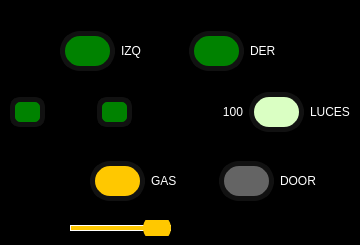
               <widget class="QFrame" name="frame_5">
                <property name="styleSheet">
                 <string notr="true">background-color:rgb(0,0,0);</string>
                </property>
                <property name="frameShape">
                 <enum>QFrame::StyledPanel</enum>
                </property>
                <property name="frameShadow">
                 <enum>QFrame::Raised</enum>
                </property>
                <widget class="QWidget" name="layoutWidget_2">
                 <property name="geometry">
                  <rect>
                   <x>60</x>
                   <y>30</y>
                   <width>251</width>
                   <height>42</height>
                  </rect>
                 </property>
                 <layout class="QHBoxLayout" name="horizontalLayout_12">
                  <item>
                   <widget class="QRadioButton" name="direcc_izq">
                    <property name="styleSheet">
                     <string notr="true">QRadioButton {
color: white;
font: 87 12pt &quot;Arial-Black&quot;;
}

QRadioButton::indicator {
width: 45px;
height: 	30px;
border-radius: 20px;
}

QRadioButton::indicator:checked {
background-color: #00ff00;
border: 5px solid #111111;
}

QRadioButton::indicator:unchecked {
background-color: rgb(0,130,0);
border: 5px solid #111111;
}


</string>
                    </property>
                    <property name="text">
                     <string>IZQ</string>
                    </property>
                    <property name="checkable">
                     <bool>true</bool>
                    </property>
                    <property name="checked">
                     <bool>false</bool>
                    </property>
                    <property name="autoExclusive">
                     <bool>false</bool>
                    </property>
                   </widget>
                  </item>
                  <item>
                   <widget class="QRadioButton" name="direcc_der">
                    <property name="styleSheet">
                     <string notr="true">QRadioButton {
color: white;
font: 87 12pt &quot;Arial-Black&quot;;
}

QRadioButton::indicator {
width: 45px;
height: 	30px;
border-radius: 20px;
}

QRadioButton::indicator:checked {
background-color: #00ff00;
border: 5px solid #111111;
}

QRadioButton::indicator:unchecked {
background-color: rgb(0,130,0);
border: 5px solid #111111;
}

</string>
                    </property>
                    <property name="text">
                     <string>DER</string>
                    </property>
                    <property name="autoExclusive">
                     <bool>false</bool>
                    </property>
                   </widget>
                  </item>
                 </layout>
                </widget>
                <widget class="QWidget" name="layoutWidget_3">
                 <property name="geometry">
                  <rect>
                   <x>90</x>
                   <y>160</y>
                   <width>251</width>
                   <height>42</height>
                  </rect>
                 </property>
                 <layout class="QHBoxLayout" name="horizontalLayout_13">
                  <item>
                   <widget class="QRadioButton" name="test_gas">
                    <property name="styleSheet">
                     <string notr="true">QRadioButton {
color: white;
font: 87 12pt &quot;Arial-Black&quot;;
}

QRadioButton::indicator {
width: 45px;
height: 	30px;
border-radius: 20px;
}

QRadioButton::indicator:checked {
background-color: rgb(250,150,0);
border: 5px solid #111111;
}

QRadioButton::indicator:unchecked {
background-color: rgb(255,200,0);
border: 5px solid #111111;
}

</string>
                    </property>
                    <property name="text">
                     <string>GAS</string>
                    </property>
                    <property name="checkable">
                     <bool>true</bool>
                    </property>
                    <property name="checked">
                     <bool>false</bool>
                    </property>
                    <property name="autoExclusive">
                     <bool>false</bool>
                    </property>
                   </widget>
                  </item>
                  <item>
                   <widget class="QRadioButton" name="test_door">
                    <property name="styleSheet">
                     <string notr="true">QRadioButton {
color: white;
font: 87 12pt &quot;Arial-Black&quot;;
}

QRadioButton::indicator {
width: 45px;
height: 	30px;
border-radius: 20px;
}

QRadioButton::indicator:checked {
background-color: rgb(150,255,255);
border: 5px solid #111111;
}

QRadioButton::indicator:unchecked {
background-color: rgb(100,100,100);
border: 5px solid #111111;
}

</string>
                    </property>
                    <property name="text">
                     <string>DOOR</string>
                    </property>
                    <property name="autoExclusive">
                     <bool>false</bool>
                    </property>
                   </widget>
                  </item>
                 </layout>
                </widget>
                <widget class="QSlider" name="slider_gas">
                 <property name="geometry">
                  <rect>
                   <x>70</x>
                   <y>220</y>
                   <width>101</width>
                   <height>16</height>
                  </rect>
                 </property>
                 <property name="layoutDirection">
                  <enum>Qt::RightToLeft</enum>
                 </property>
                 <property name="styleSheet">
                  <string notr="true">QSlider::groove:horizontal {
	border: 1px solid white;
	height: 4px;
	background:rgb(255,200,0);
}

QSlider::handle:horizontal {
	background: rgb(255,200,0);
	width: 28px;
	height: 28px;

left: 11px;
right: 11px;

	margin: -12px;
	border-radius: 14px;

}

QSlider::add-page:horizontal{
background-color: white;
border: 1px solid white;
}</string>
                 </property>
                 <property name="orientation">
                  <enum>Qt::Horizontal</enum>
                 </property>
                </widget>
                <widget class="QWidget" name="layoutWidget">
                 <property name="geometry">
                  <rect>
                   <x>10</x>
                   <y>90</y>
                   <width>341</width>
                   <height>44</height>
                  </rect>
                 </property>
                 <layout class="QHBoxLayout" name="horizontalLayout_14">
                  <item>
                   <layout class="QHBoxLayout" name="horizontalLayout_6">
                    <item>
                     <widget class="QRadioButton" name="stop1">
                      <property name="styleSheet">
                       <string notr="true">QRadioButton {
color: white;
font: 87 12pt &quot;Arial-Black&quot;;
}

QRadioButton::indicator {
width: 25px;
height: 	20px;
border-radius: 10px;
}

QRadioButton::indicator:checked {
background-color: #00ff00;
border: 5px solid #111111;
}

QRadioButton::indicator:unchecked {
background-color: rgb(0,130,0);
border: 5px solid #111111;
}


</string>
                      </property>
                      <property name="text">
                       <string/>
                      </property>
                      <property name="checkable">
                       <bool>true</bool>
                      </property>
                      <property name="checked">
                       <bool>false</bool>
                      </property>
                      <property name="autoExclusive">
                       <bool>true</bool>
                      </property>
                     </widget>
                    </item>
                    <item>
                     <widget class="QRadioButton" name="stop2">
                      <property name="styleSheet">
                       <string notr="true">QRadioButton {
color: white;
font: 87 12pt &quot;Arial-Black&quot;;
}

QRadioButton::indicator {
width: 25px;
height: 	20px;
border-radius: 10px;
}

QRadioButton::indicator:checked {
background-color: #00ff00;
border: 5px solid #111111;
}

QRadioButton::indicator:unchecked {
background-color: rgb(0,130,0);
border: 5px solid #111111;
}


</string>
                      </property>
                      <property name="text">
                       <string/>
                      </property>
                      <property name="checkable">
                       <bool>true</bool>
                      </property>
                      <property name="checked">
                       <bool>false</bool>
                      </property>
                      <property name="autoExclusive">
                       <bool>false</bool>
                      </property>
                     </widget>
                    </item>
                   </layout>
                  </item>
                  <item>
                   <layout class="QHBoxLayout" name="horizontalLayout_7">
                    <item>
                     <widget class="QLabel" name="value_luces">
                      <property name="layoutDirection">
                       <enum>Qt::RightToLeft</enum>
                      </property>
                      <property name="styleSheet">
                       <string notr="true">color: white;
font: 87 8pt &quot;Arial-Black&quot;;</string>
                      </property>
                      <property name="text">
                       <string>100</string>
                      </property>
                      <property name="alignment">
                       <set>Qt::AlignRight|Qt::AlignTrailing|Qt::AlignVCenter</set>
                      </property>
                     </widget>
                    </item>
                    <item>
                     <widget class="QRadioButton" name="test_luces">
                      <property name="styleSheet">
                       <string notr="true">QRadioButton {
color: white;
font: 87 12pt &quot;Arial-Black&quot;;
}

QRadioButton::indicator {
width: 45px;
height: 	30px;
border-radius: 20px;
}

QRadioButton::indicator:checked {
background-color: rgb(225, 255, 25);
border: 5px solid #111111;
}

QRadioButton::indicator:unchecked {
background-color: rgb(218, 255, 195);
border: 5px solid #111111;
}

</string>
                      </property>
                      <property name="text">
                       <string>LUCES</string>
                      </property>
                      <property name="autoExclusive">
                       <bool>false</bool>
                      </property>
                     </widget>
                    </item>
                   </layout>
                  </item>
                 </layout>
                </widget>
                <widget class="QLabel" name="label_9">
                 <property name="geometry">
                  <rect>
                   <x>30</x>
                   <y>160</y>
                   <width>51</width>
                   <height>31</height>
                  </rect>
                 </property>
                 <property name="text">
                  <string/>
                 </property>
                 <property name="pixmap">
                  <pixmap>img/testigo-gasolina-300x169.jpg</pixmap>
                 </property>
                 <property name="scaledContents">
                  <bool>true</bool>
                 </property>
                </widget>
               </widget>
